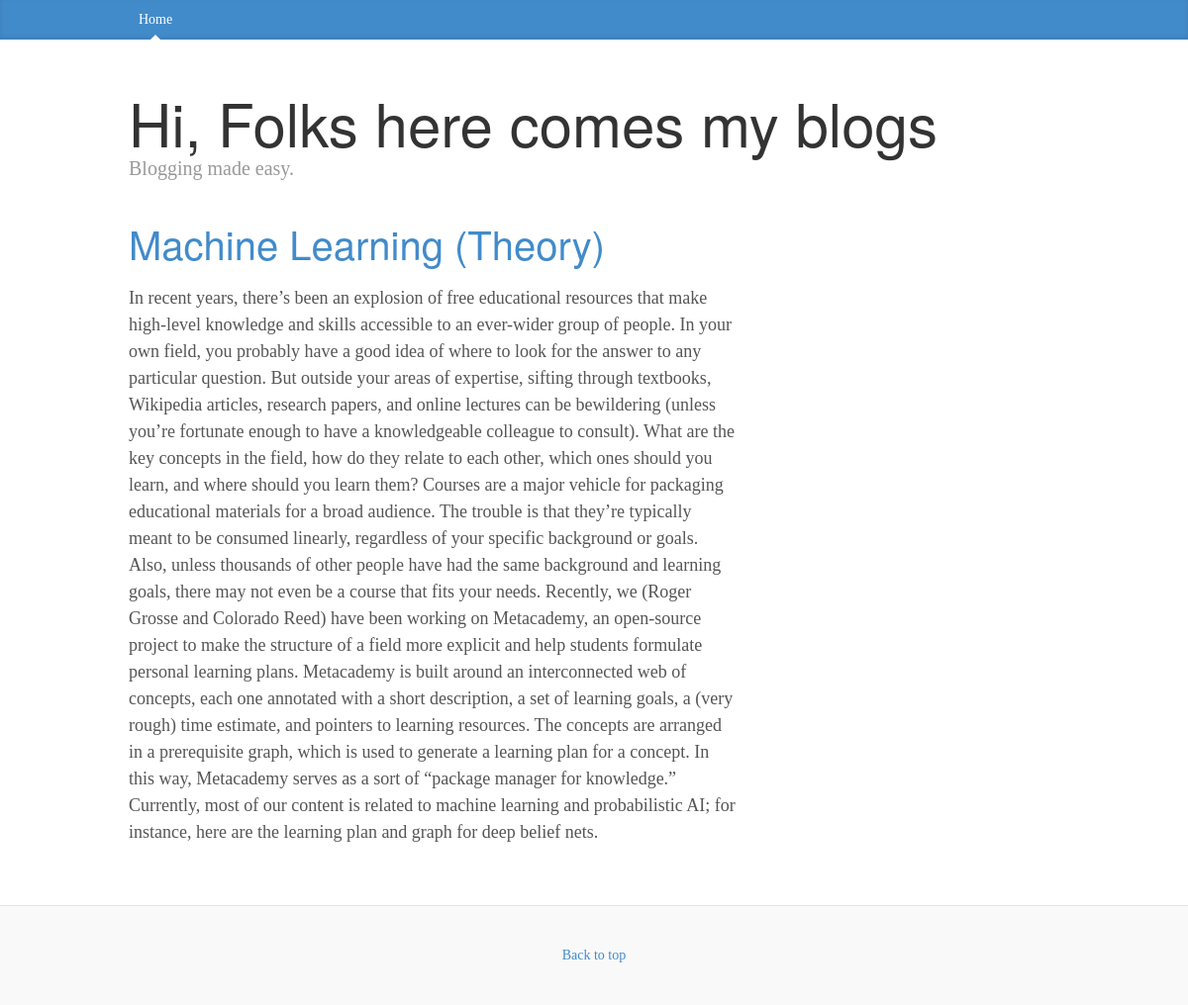
The page /entry/machine-learning-theory on the database its author committed.
### app/models.py (models this page shows, shortened)
class Blog(models.Model):
    title=models.CharField(max_length=200)
    body=models.TextField()
    slug=models.SlugField(max_length=200, unique=True)
    pub_bool=models.BooleanField(default=True)
    create_date=models.DateTimeField(auto_now_add=True)
    modified_date=models.DateTimeField(auto_now=True)
    objects=EntryQuerySet.as_manager()
    class Meta:
        verbose_name="Blog Entry"
        verbose_name_plural="Blog Entries"

### app/views.py (the view)
# urls.py: url(r'^entry/(?P<slug>\S+)$', views.BlogDetail.as_view(), name="entry_detail"),
class BlogDetail(generic.DetailView):
    model=models.Blog
    template_name = "post.html"

### templates/post.html (shortened to what this page needs)
{% extends "base.html" %}
{% load django_markdown %}
{% block blog_entries %}
  <div class="post">
    <h2><a href="{% url "entry_detail" slug=object.slug %}">{{ object.title }}</a></h2>
    {{ object.body|markdown }}
  </div>
{% endblock %}

### templates/base.html (shortened to what this page needs)
{% load staticfiles %}
<!DOCTYPE html>
<html lang="en">
  <head>
    <link href="{% static "css/bootstrap.min.css" %}" rel="stylesheet">
    <link href="{% static "css/blog.css" %}" rel="stylesheet">
  </head>
  <body>
    <div class="blog-masthead">
      <div class="container">
        <nav class="blog-nav">
          <a class="blog-nav-item active" href="{% url "index" %}">Home</a>
        </nav>
      </div>
    </div>
    <div class="container">
      <div class="blog-header">
        <h1 class="blog-title">Hi, Folks here comes my blogs</h1>
        <p class="lead blog-description">Blogging made easy.</p>
      </div>
      <div class="row">
        <div class="col-sm-8 blog-main">
          {% block blog_entries %} {% endblock %}
        </div>
      </div>
    </div>
    <div class="blog-footer">
      <p>
        <a href="#">Back to top</a>
      </p>
    </div>
  </body>
</html>

### static/css/blog.css (style rules this page uses)
body { font-family: Georgia, "Times New Roman", Times, serif; color: #555; }
h1, .h1, h2, .h2, h3, .h3, h4, .h4, h5, .h5, h6, .h6 { margin-top: 0; font-family: "Helvetica Neue", Helvetica, Arial, sans-serif; font-weight: normal; color: #333; }
@media (min-width: 1200px) { .container { width: 970px; } }
.blog-masthead { background-color: #428bca; -webkit-box-shadow: inset 0 -2px 5px rgba(0,0,0,.1); box-shadow: inset 0 -2px 5px rgba(0,0,0,.1); }
.blog-nav-item { position: relative; display: inline-block; padding: 10px; font-weight: 500; color: #cdddeb; }
.blog-nav .active { color: #fff; }
.blog-nav .active:after { position: absolute; bottom: 0; left: 50%; width: 0; height: 0; margin-left: -5px; vertical-align: middle; content: " "; border-right: 5px solid transparent; border-bottom: 5px solid; border-left: 5px solid transparent; }
.blog-header { padding-top: 20px; padding-bottom: 20px; }
.blog-title { margin-top: 30px; margin-bottom: 0; font-size: 60px; font-weight: normal; }
.blog-description { font-size: 20px; color: #999; }
.blog-main { font-size: 18px; line-height: 1.5; }
.post { margin-bottom: 60px; }
div.post h2:first-child { margin-bottom: 5px; font-size: 40px; }
.blog-footer { padding: 40px 0; color: #999; text-align: center; background-color: #f9f9f9; border-top: 1px solid #e5e5e5; }
.blog-footer p:last-child { margin-bottom: 0; }

### rows shown on the page
Blog: title "Machine Learning (Theory)", body "In recent years, there’s been an explosion of free educational resources that make high-level knowledge and skills accessible to an ever-wider group of people. In your own field, you probably have a good idea of where to look for the answer to any particular question. But outside your areas of expertise, sifting through textbooks, Wikipedia articles, research papers, and online lectures can be bewildering (unless you’re fortunate enough to have a knowledgeable colleague to consult). What are the key concepts in the field, how do they relate to each other, which ones should you learn, and where should you learn them? Courses are a major vehicle for packaging educational materials for a broad…"
